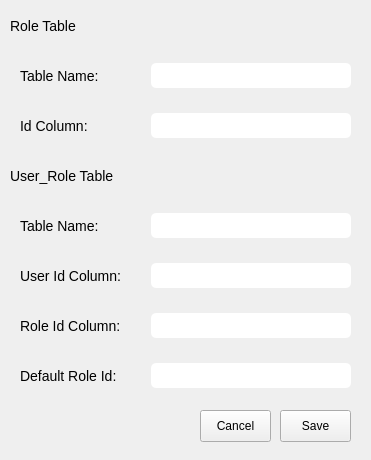
<?xml version="1.0" encoding="UTF-8"?>
<ui version="4.0">
 <class>EditRoleWindow</class>
 <widget class="QWidget" name="EditRoleWindow">
  <property name="geometry">
   <rect>
    <x>0</x>
    <y>0</y>
    <width>371</width>
    <height>460</height>
   </rect>
  </property>
  <property name="windowTitle">
   <string>Form</string>
  </property>
  <widget class="QPushButton" name="save_btn">
   <property name="geometry">
    <rect>
     <x>280</x>
     <y>410</y>
     <width>71</width>
     <height>32</height>
    </rect>
   </property>
   <property name="text">
    <string>Save</string>
   </property>
  </widget>
  <widget class="QPushButton" name="cancel_btn">
   <property name="geometry">
    <rect>
     <x>200</x>
     <y>410</y>
     <width>71</width>
     <height>32</height>
    </rect>
   </property>
   <property name="text">
    <string>Cancel</string>
   </property>
  </widget>
  <widget class="QWidget" name="horizontalLayoutWidget_4">
   <property name="geometry">
    <rect>
     <x>10</x>
     <y>100</y>
     <width>351</width>
     <height>51</height>
    </rect>
   </property>
   <layout class="QHBoxLayout" name="horizontalLayout_7">
    <property name="leftMargin">
     <number>10</number>
    </property>
    <property name="topMargin">
     <number>10</number>
    </property>
    <property name="rightMargin">
     <number>10</number>
    </property>
    <property name="bottomMargin">
     <number>10</number>
    </property>
    <item>
     <widget class="QLabel" name="label_6">
      <property name="styleSheet">
       <string notr="true">QLabel{ 
font-size: 14px;
}</string>
      </property>
      <property name="text">
       <string>Id Column:</string>
      </property>
     </widget>
    </item>
    <item>
     <widget class="QLineEdit" name="role_id_edit">
      <property name="maximumSize">
       <size>
        <width>200</width>
        <height>25</height>
       </size>
      </property>
      <property name="baseSize">
       <size>
        <width>0</width>
        <height>0</height>
       </size>
      </property>
      <property name="styleSheet">
       <string notr="true">QLineEdit{
border-radius:5px;
}</string>
      </property>
     </widget>
    </item>
   </layout>
  </widget>
  <widget class="QWidget" name="horizontalLayoutWidget_3">
   <property name="geometry">
    <rect>
     <x>10</x>
     <y>50</y>
     <width>351</width>
     <height>51</height>
    </rect>
   </property>
   <layout class="QHBoxLayout" name="horizontalLayout_8">
    <property name="leftMargin">
     <number>10</number>
    </property>
    <property name="topMargin">
     <number>10</number>
    </property>
    <property name="rightMargin">
     <number>10</number>
    </property>
    <property name="bottomMargin">
     <number>10</number>
    </property>
    <item>
     <widget class="QLabel" name="label_7">
      <property name="styleSheet">
       <string notr="true">QLabel{ 
font-size: 14px;
}</string>
      </property>
      <property name="text">
       <string>Table Name:</string>
      </property>
     </widget>
    </item>
    <item>
     <widget class="QLineEdit" name="role_table_name_edit">
      <property name="maximumSize">
       <size>
        <width>200</width>
        <height>25</height>
       </size>
      </property>
      <property name="baseSize">
       <size>
        <width>0</width>
        <height>0</height>
       </size>
      </property>
      <property name="styleSheet">
       <string notr="true">QLineEdit{
border-radius:5px;
}</string>
      </property>
     </widget>
    </item>
   </layout>
  </widget>
  <widget class="QWidget" name="horizontalLayoutWidget_5">
   <property name="geometry">
    <rect>
     <x>10</x>
     <y>200</y>
     <width>351</width>
     <height>51</height>
    </rect>
   </property>
   <layout class="QHBoxLayout" name="horizontalLayout_15">
    <property name="leftMargin">
     <number>10</number>
    </property>
    <property name="topMargin">
     <number>10</number>
    </property>
    <property name="rightMargin">
     <number>10</number>
    </property>
    <property name="bottomMargin">
     <number>10</number>
    </property>
    <item>
     <widget class="QLabel" name="label_14">
      <property name="styleSheet">
       <string notr="true">QLabel{ 
font-size: 14px;
}</string>
      </property>
      <property name="text">
       <string>Table Name:</string>
      </property>
     </widget>
    </item>
    <item>
     <widget class="QLineEdit" name="user_role_table_name_edit">
      <property name="maximumSize">
       <size>
        <width>200</width>
        <height>25</height>
       </size>
      </property>
      <property name="baseSize">
       <size>
        <width>0</width>
        <height>0</height>
       </size>
      </property>
      <property name="styleSheet">
       <string notr="true">QLineEdit{
border-radius:5px;
}</string>
      </property>
     </widget>
    </item>
   </layout>
  </widget>
  <widget class="QWidget" name="horizontalLayoutWidget_6">
   <property name="geometry">
    <rect>
     <x>10</x>
     <y>250</y>
     <width>351</width>
     <height>51</height>
    </rect>
   </property>
   <layout class="QHBoxLayout" name="horizontalLayout_16">
    <property name="leftMargin">
     <number>10</number>
    </property>
    <property name="topMargin">
     <number>10</number>
    </property>
    <property name="rightMargin">
     <number>10</number>
    </property>
    <property name="bottomMargin">
     <number>10</number>
    </property>
    <item>
     <widget class="QLabel" name="label_15">
      <property name="styleSheet">
       <string notr="true">QLabel{ 
font-size: 14px;
}</string>
      </property>
      <property name="text">
       <string>User Id Column:</string>
      </property>
     </widget>
    </item>
    <item>
     <widget class="QLineEdit" name="user_role_user_id_edit">
      <property name="maximumSize">
       <size>
        <width>200</width>
        <height>25</height>
       </size>
      </property>
      <property name="baseSize">
       <size>
        <width>0</width>
        <height>0</height>
       </size>
      </property>
      <property name="styleSheet">
       <string notr="true">QLineEdit{
border-radius:5px;
}</string>
      </property>
     </widget>
    </item>
   </layout>
  </widget>
  <widget class="QWidget" name="horizontalLayoutWidget_7">
   <property name="geometry">
    <rect>
     <x>10</x>
     <y>300</y>
     <width>351</width>
     <height>51</height>
    </rect>
   </property>
   <layout class="QHBoxLayout" name="horizontalLayout_17">
    <property name="leftMargin">
     <number>10</number>
    </property>
    <property name="topMargin">
     <number>10</number>
    </property>
    <property name="rightMargin">
     <number>10</number>
    </property>
    <property name="bottomMargin">
     <number>10</number>
    </property>
    <item>
     <widget class="QLabel" name="label_16">
      <property name="styleSheet">
       <string notr="true">QLabel{ 
font-size: 14px;
}</string>
      </property>
      <property name="text">
       <string>Role Id Column:</string>
      </property>
     </widget>
    </item>
    <item>
     <widget class="QLineEdit" name="user_role_role_id_edit">
      <property name="maximumSize">
       <size>
        <width>200</width>
        <height>25</height>
       </size>
      </property>
      <property name="baseSize">
       <size>
        <width>0</width>
        <height>0</height>
       </size>
      </property>
      <property name="styleSheet">
       <string notr="true">QLineEdit{
border-radius:5px;
}</string>
      </property>
     </widget>
    </item>
   </layout>
  </widget>
  <widget class="QLabel" name="label_17">
   <property name="geometry">
    <rect>
     <x>10</x>
     <y>160</y>
     <width>111</width>
     <height>31</height>
    </rect>
   </property>
   <property name="styleSheet">
    <string notr="true">QLabel{ 
font-size: 14px;
}</string>
   </property>
   <property name="text">
    <string>User_Role Table</string>
   </property>
  </widget>
  <widget class="QLabel" name="label_18">
   <property name="geometry">
    <rect>
     <x>10</x>
     <y>10</y>
     <width>111</width>
     <height>31</height>
    </rect>
   </property>
   <property name="styleSheet">
    <string notr="true">QLabel{ 
font-size: 14px;
}</string>
   </property>
   <property name="text">
    <string>Role Table</string>
   </property>
  </widget>
  <widget class="QWidget" name="horizontalLayoutWidget_8">
   <property name="geometry">
    <rect>
     <x>10</x>
     <y>350</y>
     <width>351</width>
     <height>51</height>
    </rect>
   </property>
   <layout class="QHBoxLayout" name="horizontalLayout_18">
    <property name="leftMargin">
     <number>10</number>
    </property>
    <property name="topMargin">
     <number>10</number>
    </property>
    <property name="rightMargin">
     <number>10</number>
    </property>
    <property name="bottomMargin">
     <number>10</number>
    </property>
    <item>
     <widget class="QLabel" name="label_19">
      <property name="styleSheet">
       <string notr="true">QLabel{ 
font-size: 14px;
}</string>
      </property>
      <property name="text">
       <string>Default Role Id:</string>
      </property>
     </widget>
    </item>
    <item>
     <widget class="QLineEdit" name="default_role_id_edit">
      <property name="maximumSize">
       <size>
        <width>200</width>
        <height>25</height>
       </size>
      </property>
      <property name="baseSize">
       <size>
        <width>0</width>
        <height>0</height>
       </size>
      </property>
      <property name="styleSheet">
       <string notr="true">QLineEdit{
border-radius:5px;
}</string>
      </property>
     </widget>
    </item>
   </layout>
  </widget>
 </widget>
 <resources/>
 <connections/>
</ui>
